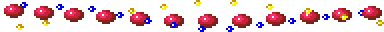
#> input picture resources/im/nemici/Enemy1.png, 384 x 32 px; its folder holds 2 pictures in this run
$ python enlarge.py
#> lines starting #> are read from the running program, lines starting #| are printed output that depends on the picture
import cv2
import glob
import matplotlib.pyplot as plt

files=glob.glob("Enemy*.png")

for f in files:
	img=cv2.imread(f,cv2.IMREAD_UNCHANGED)
#> img is the input picture: shape (32, 384, 4); mean B, G, R, A 208.5, 203.4, 232.2, 65.8

#	img = cv2.cvtColor(img, cv2.COLOR_BGR2BGRA)

	dims=img.shape[:2]
#> dims = (32, 384)

	imgdim=(int(dims[1]*2),int(dims[0]*2))
#> imgdim = (768, 64)

	img=cv2.resize(img,imgdim,interpolation=cv2.INTER_NEAREST)
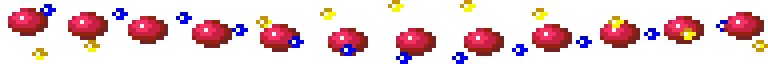
#> img: shape (64, 768, 4); mean B, G, R, A 208.5, 203.4, 232.2, 65.8


	cv2.imwrite("Resource\\"+f,img)
#> pass 2 of the loop `for f in files:`:
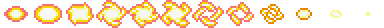
#> input picture resources/im/nemici/Enemy_Explosion.png, 384 x 28 px
#> img is the input picture: shape (28, 384, 4); mean B, G, R, A 201.4, 229.9, 251.6, 98.9
#> `img=cv2.resize(img,imgdim,interpolation=cv2.INTER_NEAREST)`:
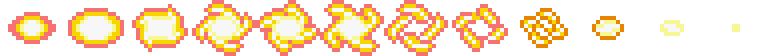
#> img: shape (56, 768, 4); mean B, G, R, A 201.4, 229.9, 251.6, 98.9
